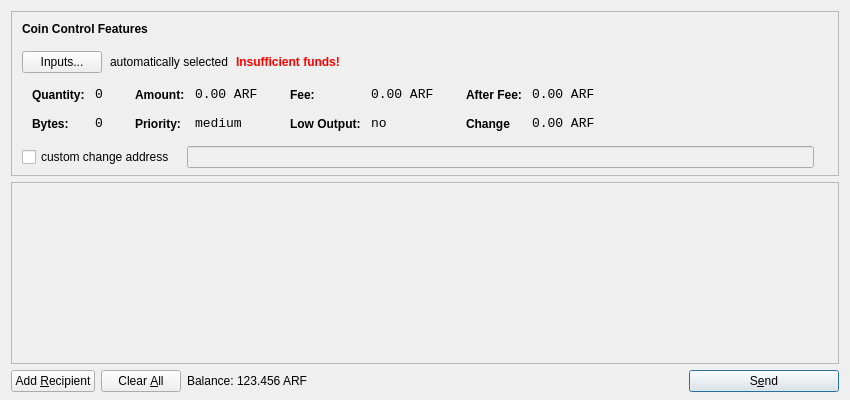
<?xml version="1.0" encoding="UTF-8"?>
<ui version="4.0">
 <class>SendCoinsDialog</class>
 <widget class="QDialog" name="SendCoinsDialog">
  <property name="geometry">
   <rect>
    <x>0</x>
    <y>0</y>
    <width>850</width>
    <height>400</height>
   </rect>
  </property>
  <property name="windowTitle">
   <string>Send Coins</string>
  </property>
  <layout class="QVBoxLayout" name="verticalLayout" stretch="0,1,0">
   <property name="bottomMargin">
    <number>8</number>
   </property>
   <item>
    <widget class="QFrame" name="frameCoinControl">
     <property name="sizePolicy">
      <sizepolicy hsizetype="Expanding" vsizetype="Expanding">
       <horstretch>0</horstretch>
       <verstretch>0</verstretch>
      </sizepolicy>
     </property>
     <property name="maximumSize">
      <size>
       <width>16777215</width>
       <height>16777215</height>
      </size>
     </property>
     <property name="frameShape">
      <enum>QFrame::StyledPanel</enum>
     </property>
     <property name="frameShadow">
      <enum>QFrame::Sunken</enum>
     </property>
     <layout class="QVBoxLayout" name="verticalLayoutCoinControl2">
      <property name="spacing">
       <number>-1</number>
      </property>
      <property name="leftMargin">
       <number>0</number>
      </property>
      <property name="topMargin">
       <number>0</number>
      </property>
      <property name="rightMargin">
       <number>0</number>
      </property>
      <property name="bottomMargin">
       <number>6</number>
      </property>
      <item>
       <layout class="QVBoxLayout" name="verticalLayoutCoinControl" stretch="0,0,0,0,1">
        <property name="spacing">
         <number>0</number>
        </property>
        <property name="leftMargin">
         <number>10</number>
        </property>
        <property name="topMargin">
         <number>10</number>
        </property>
        <item>
         <layout class="QHBoxLayout" name="horizontalLayoutCoinControl1">
          <property name="bottomMargin">
           <number>15</number>
          </property>
          <item>
           <widget class="QLabel" name="labelCoinControlFeatures">
            <property name="sizePolicy">
             <sizepolicy hsizetype="Preferred" vsizetype="Maximum">
              <horstretch>0</horstretch>
              <verstretch>0</verstretch>
             </sizepolicy>
            </property>
            <property name="font">
             <font>
              <weight>75</weight>
              <bold>true</bold>
             </font>
            </property>
            <property name="styleSheet">
             <string notr="true">font-weight:bold;</string>
            </property>
            <property name="text">
             <string>Coin Control Features</string>
            </property>
           </widget>
          </item>
         </layout>
        </item>
        <item>
         <layout class="QHBoxLayout" name="horizontalLayoutCoinControl2" stretch="0,0,0,0">
          <property name="spacing">
           <number>8</number>
          </property>
          <property name="bottomMargin">
           <number>10</number>
          </property>
          <item>
           <widget class="QPushButton" name="pushButtonCoinControl">
            <property name="styleSheet">
             <string notr="true"/>
            </property>
            <property name="text">
             <string>Inputs...</string>
            </property>
           </widget>
          </item>
          <item>
           <widget class="QLabel" name="labelCoinControlAutomaticallySelected">
            <property name="text">
             <string>automatically selected</string>
            </property>
            <property name="margin">
             <number>5</number>
            </property>
           </widget>
          </item>
          <item>
           <widget class="QLabel" name="labelCoinControlInsuffFunds">
            <property name="font">
             <font>
              <weight>75</weight>
              <bold>true</bold>
             </font>
            </property>
            <property name="styleSheet">
             <string notr="true">color:red;font-weight:bold;</string>
            </property>
            <property name="text">
             <string>Insufficient funds!</string>
            </property>
            <property name="margin">
             <number>5</number>
            </property>
           </widget>
          </item>
          <item>
           <spacer name="horizontalSpacerCoinControl">
            <property name="orientation">
             <enum>Qt::Horizontal</enum>
            </property>
            <property name="sizeHint" stdset="0">
             <size>
              <width>40</width>
              <height>1</height>
             </size>
            </property>
           </spacer>
          </item>
         </layout>
        </item>
        <item>
         <widget class="QWidget" name="widgetCoinControl" native="true">
          <property name="sizePolicy">
           <sizepolicy hsizetype="Preferred" vsizetype="Preferred">
            <horstretch>0</horstretch>
            <verstretch>0</verstretch>
           </sizepolicy>
          </property>
          <property name="minimumSize">
           <size>
            <width>0</width>
            <height>0</height>
           </size>
          </property>
          <property name="styleSheet">
           <string notr="true"/>
          </property>
          <layout class="QHBoxLayout" name="horizontalLayoutCoinControl5">
           <property name="margin">
            <number>0</number>
           </property>
           <item>
            <layout class="QHBoxLayout" name="horizontalLayoutCoinControl3" stretch="0,0,0,1">
             <property name="spacing">
              <number>20</number>
             </property>
             <property name="topMargin">
              <number>0</number>
             </property>
             <property name="bottomMargin">
              <number>10</number>
             </property>
             <item>
              <layout class="QFormLayout" name="formLayoutCoinControl1">
               <property name="horizontalSpacing">
                <number>10</number>
               </property>
               <property name="verticalSpacing">
                <number>14</number>
               </property>
               <property name="leftMargin">
                <number>10</number>
               </property>
               <property name="topMargin">
                <number>4</number>
               </property>
               <property name="rightMargin">
                <number>6</number>
               </property>
               <item row="0" column="0">
                <widget class="QLabel" name="labelCoinControlQuantityText">
                 <property name="styleSheet">
                  <string notr="true">font-weight:bold;</string>
                 </property>
                 <property name="text">
                  <string>Quantity:</string>
                 </property>
                 <property name="margin">
                  <number>0</number>
                 </property>
                </widget>
               </item>
               <item row="0" column="1">
                <widget class="QLabel" name="labelCoinControlQuantity">
                 <property name="font">
                  <font>
                   <family>Monospace</family>
                   <pointsize>10</pointsize>
                  </font>
                 </property>
                 <property name="cursor">
                  <cursorShape>IBeamCursor</cursorShape>
                 </property>
                 <property name="contextMenuPolicy">
                  <enum>Qt::ActionsContextMenu</enum>
                 </property>
                 <property name="text">
                  <string>0</string>
                 </property>
                 <property name="margin">
                  <number>0</number>
                 </property>
                 <property name="textInteractionFlags">
                  <set>Qt::LinksAccessibleByMouse|Qt::TextSelectableByKeyboard|Qt::TextSelectableByMouse</set>
                 </property>
                </widget>
               </item>
               <item row="1" column="0">
                <widget class="QLabel" name="labelCoinControlBytesText">
                 <property name="styleSheet">
                  <string notr="true">font-weight:bold;</string>
                 </property>
                 <property name="text">
                  <string>Bytes:</string>
                 </property>
                </widget>
               </item>
               <item row="1" column="1">
                <widget class="QLabel" name="labelCoinControlBytes">
                 <property name="font">
                  <font>
                   <family>Monospace</family>
                   <pointsize>10</pointsize>
                  </font>
                 </property>
                 <property name="cursor">
                  <cursorShape>IBeamCursor</cursorShape>
                 </property>
                 <property name="contextMenuPolicy">
                  <enum>Qt::ActionsContextMenu</enum>
                 </property>
                 <property name="text">
                  <string>0</string>
                 </property>
                 <property name="textInteractionFlags">
                  <set>Qt::LinksAccessibleByMouse|Qt::TextSelectableByKeyboard|Qt::TextSelectableByMouse</set>
                 </property>
                </widget>
               </item>
              </layout>
             </item>
             <item>
              <layout class="QFormLayout" name="formLayoutCoinControl2">
               <property name="horizontalSpacing">
                <number>10</number>
               </property>
               <property name="verticalSpacing">
                <number>14</number>
               </property>
               <property name="leftMargin">
                <number>6</number>
               </property>
               <property name="topMargin">
                <number>4</number>
               </property>
               <property name="rightMargin">
                <number>6</number>
               </property>
               <item row="0" column="0">
                <widget class="QLabel" name="labelCoinControlAmountText">
                 <property name="styleSheet">
                  <string notr="true">font-weight:bold;</string>
                 </property>
                 <property name="text">
                  <string>Amount:</string>
                 </property>
                 <property name="margin">
                  <number>0</number>
                 </property>
                </widget>
               </item>
               <item row="0" column="1">
                <widget class="QLabel" name="labelCoinControlAmount">
                 <property name="font">
                  <font>
                   <family>Monospace</family>
                   <pointsize>10</pointsize>
                  </font>
                 </property>
                 <property name="cursor">
                  <cursorShape>IBeamCursor</cursorShape>
                 </property>
                 <property name="contextMenuPolicy">
                  <enum>Qt::ActionsContextMenu</enum>
                 </property>
                 <property name="text">
                  <string>0.00 ARF</string>
                 </property>
                 <property name="textInteractionFlags">
                  <set>Qt::LinksAccessibleByMouse|Qt::TextSelectableByKeyboard|Qt::TextSelectableByMouse</set>
                 </property>
                </widget>
               </item>
               <item row="1" column="0">
                <widget class="QLabel" name="labelCoinControlPriorityText">
                 <property name="styleSheet">
                  <string notr="true">font-weight:bold;</string>
                 </property>
                 <property name="text">
                  <string>Priority:</string>
                 </property>
                </widget>
               </item>
               <item row="1" column="1">
                <widget class="QLabel" name="labelCoinControlPriority">
                 <property name="font">
                  <font>
                   <family>Monospace</family>
                   <pointsize>10</pointsize>
                  </font>
                 </property>
                 <property name="cursor">
                  <cursorShape>IBeamCursor</cursorShape>
                 </property>
                 <property name="contextMenuPolicy">
                  <enum>Qt::ActionsContextMenu</enum>
                 </property>
                 <property name="text">
                  <string>medium</string>
                 </property>
                 <property name="textInteractionFlags">
                  <set>Qt::LinksAccessibleByMouse|Qt::TextSelectableByKeyboard|Qt::TextSelectableByMouse</set>
                 </property>
                </widget>
               </item>
              </layout>
             </item>
             <item>
              <layout class="QFormLayout" name="formLayoutCoinControl3">
               <property name="horizontalSpacing">
                <number>10</number>
               </property>
               <property name="verticalSpacing">
                <number>14</number>
               </property>
               <property name="leftMargin">
                <number>6</number>
               </property>
               <property name="topMargin">
                <number>4</number>
               </property>
               <property name="rightMargin">
                <number>6</number>
               </property>
               <item row="0" column="0">
                <widget class="QLabel" name="labelCoinControlFeeText">
                 <property name="styleSheet">
                  <string notr="true">font-weight:bold;</string>
                 </property>
                 <property name="text">
                  <string>Fee:</string>
                 </property>
                 <property name="margin">
                  <number>0</number>
                 </property>
                </widget>
               </item>
               <item row="0" column="1">
                <widget class="QLabel" name="labelCoinControlFee">
                 <property name="font">
                  <font>
                   <family>Monospace</family>
                   <pointsize>10</pointsize>
                  </font>
                 </property>
                 <property name="cursor">
                  <cursorShape>IBeamCursor</cursorShape>
                 </property>
                 <property name="contextMenuPolicy">
                  <enum>Qt::ActionsContextMenu</enum>
                 </property>
                 <property name="text">
                  <string>0.00 ARF</string>
                 </property>
                 <property name="textInteractionFlags">
                  <set>Qt::LinksAccessibleByMouse|Qt::TextSelectableByKeyboard|Qt::TextSelectableByMouse</set>
                 </property>
                </widget>
               </item>
               <item row="1" column="0">
                <widget class="QLabel" name="labelCoinControlLowOutputText">
                 <property name="styleSheet">
                  <string notr="true">font-weight:bold;</string>
                 </property>
                 <property name="text">
                  <string>Low Output:</string>
                 </property>
                </widget>
               </item>
               <item row="1" column="1">
                <widget class="QLabel" name="labelCoinControlLowOutput">
                 <property name="font">
                  <font>
                   <family>Monospace</family>
                   <pointsize>10</pointsize>
                  </font>
                 </property>
                 <property name="cursor">
                  <cursorShape>IBeamCursor</cursorShape>
                 </property>
                 <property name="contextMenuPolicy">
                  <enum>Qt::ActionsContextMenu</enum>
                 </property>
                 <property name="text">
                  <string>no</string>
                 </property>
                 <property name="textInteractionFlags">
                  <set>Qt::LinksAccessibleByMouse|Qt::TextSelectableByKeyboard|Qt::TextSelectableByMouse</set>
                 </property>
                </widget>
               </item>
              </layout>
             </item>
             <item>
              <layout class="QFormLayout" name="formLayoutCoinControl4">
               <property name="horizontalSpacing">
                <number>10</number>
               </property>
               <property name="verticalSpacing">
                <number>14</number>
               </property>
               <property name="leftMargin">
                <number>6</number>
               </property>
               <property name="topMargin">
                <number>4</number>
               </property>
               <property name="rightMargin">
                <number>6</number>
               </property>
               <item row="0" column="0">
                <widget class="QLabel" name="labelCoinControlAfterFeeText">
                 <property name="styleSheet">
                  <string notr="true">font-weight:bold;</string>
                 </property>
                 <property name="text">
                  <string>After Fee:</string>
                 </property>
                 <property name="margin">
                  <number>0</number>
                 </property>
                </widget>
               </item>
               <item row="0" column="1">
                <widget class="QLabel" name="labelCoinControlAfterFee">
                 <property name="font">
                  <font>
                   <family>Monospace</family>
                   <pointsize>10</pointsize>
                  </font>
                 </property>
                 <property name="cursor">
                  <cursorShape>IBeamCursor</cursorShape>
                 </property>
                 <property name="contextMenuPolicy">
                  <enum>Qt::ActionsContextMenu</enum>
                 </property>
                 <property name="text">
                  <string>0.00 ARF</string>
                 </property>
                 <property name="textInteractionFlags">
                  <set>Qt::LinksAccessibleByMouse|Qt::TextSelectableByKeyboard|Qt::TextSelectableByMouse</set>
                 </property>
                </widget>
               </item>
               <item row="1" column="0">
                <widget class="QLabel" name="labelCoinControlChangeText">
                 <property name="styleSheet">
                  <string notr="true">font-weight:bold;</string>
                 </property>
                 <property name="text">
                  <string>Change</string>
                 </property>
                </widget>
               </item>
               <item row="1" column="1">
                <widget class="QLabel" name="labelCoinControlChange">
                 <property name="font">
                  <font>
                   <family>Monospace</family>
                   <pointsize>10</pointsize>
                  </font>
                 </property>
                 <property name="cursor">
                  <cursorShape>IBeamCursor</cursorShape>
                 </property>
                 <property name="contextMenuPolicy">
                  <enum>Qt::ActionsContextMenu</enum>
                 </property>
                 <property name="text">
                  <string>0.00 ARF</string>
                 </property>
                 <property name="textInteractionFlags">
                  <set>Qt::LinksAccessibleByMouse|Qt::TextSelectableByKeyboard|Qt::TextSelectableByMouse</set>
                 </property>
                </widget>
               </item>
              </layout>
             </item>
            </layout>
           </item>
          </layout>
         </widget>
        </item>
        <item>
         <layout class="QHBoxLayout" name="horizontalLayoutCoinControl4" stretch="0,0,0">
          <property name="spacing">
           <number>12</number>
          </property>
          <property name="sizeConstraint">
           <enum>QLayout::SetDefaultConstraint</enum>
          </property>
          <property name="topMargin">
           <number>5</number>
          </property>
          <property name="rightMargin">
           <number>5</number>
          </property>
          <item>
           <widget class="QCheckBox" name="checkBoxCoinControlChange">
            <property name="text">
             <string>custom change address</string>
            </property>
           </widget>
          </item>
          <item>
           <widget class="QLineEdit" name="lineEditCoinControlChange">
            <property name="enabled">
             <bool>false</bool>
            </property>
            <property name="sizePolicy">
             <sizepolicy hsizetype="Expanding" vsizetype="Fixed">
              <horstretch>0</horstretch>
              <verstretch>0</verstretch>
             </sizepolicy>
            </property>
           </widget>
          </item>
          <item>
           <widget class="QLabel" name="labelCoinControlChangeLabel">
            <property name="sizePolicy">
             <sizepolicy hsizetype="Preferred" vsizetype="Expanding">
              <horstretch>0</horstretch>
              <verstretch>0</verstretch>
             </sizepolicy>
            </property>
            <property name="minimumSize">
             <size>
              <width>0</width>
              <height>0</height>
             </size>
            </property>
            <property name="text">
             <string/>
            </property>
            <property name="margin">
             <number>3</number>
            </property>
           </widget>
          </item>
         </layout>
        </item>
        <item>
         <spacer name="verticalSpacerCoinControl">
          <property name="orientation">
           <enum>Qt::Vertical</enum>
          </property>
          <property name="sizeHint" stdset="0">
           <size>
            <width>800</width>
            <height>1</height>
           </size>
          </property>
         </spacer>
        </item>
       </layout>
      </item>
     </layout>
    </widget>
   </item>
   <item>
    <widget class="QScrollArea" name="scrollArea">
     <property name="widgetResizable">
      <bool>true</bool>
     </property>
     <widget class="QWidget" name="scrollAreaWidgetContents">
      <property name="geometry">
       <rect>
        <x>0</x>
        <y>0</y>
        <width>830</width>
        <height>165</height>
       </rect>
      </property>
      <layout class="QVBoxLayout" name="verticalLayout_2">
       <property name="margin">
        <number>0</number>
       </property>
       <item>
        <layout class="QVBoxLayout" name="entries">
         <property name="spacing">
          <number>6</number>
         </property>
        </layout>
       </item>
       <item>
        <spacer name="verticalSpacer">
         <property name="orientation">
          <enum>Qt::Vertical</enum>
         </property>
         <property name="sizeHint" stdset="0">
          <size>
           <width>20</width>
           <height>40</height>
          </size>
         </property>
        </spacer>
       </item>
      </layout>
     </widget>
    </widget>
   </item>
   <item>
    <layout class="QHBoxLayout" name="horizontalLayout">
     <item>
      <widget class="QPushButton" name="addButton">
       <property name="toolTip">
        <string>Send to multiple recipients at once</string>
       </property>
       <property name="text">
        <string>Add &amp;Recipient</string>
       </property>
       <property name="icon">
        <iconset resource="../bitcoin.qrc">
         <normaloff>:/icons/add</normaloff>:/icons/add</iconset>
       </property>
       <property name="autoDefault">
        <bool>false</bool>
       </property>
      </widget>
     </item>
     <item>
      <widget class="QPushButton" name="clearButton">
       <property name="sizePolicy">
        <sizepolicy hsizetype="Minimum" vsizetype="Fixed">
         <horstretch>0</horstretch>
         <verstretch>0</verstretch>
        </sizepolicy>
       </property>
       <property name="toolTip">
        <string>Remove all transaction fields</string>
       </property>
       <property name="text">
        <string>Clear &amp;All</string>
       </property>
       <property name="icon">
        <iconset resource="../bitcoin.qrc">
         <normaloff>:/icons/remove</normaloff>:/icons/remove</iconset>
       </property>
       <property name="autoRepeatDelay">
        <number>300</number>
       </property>
       <property name="autoDefault">
        <bool>false</bool>
       </property>
      </widget>
     </item>
     <item>
      <layout class="QHBoxLayout" name="horizontalLayout_2">
       <property name="spacing">
        <number>3</number>
       </property>
       <item>
        <widget class="QLabel" name="label">
         <property name="sizePolicy">
          <sizepolicy hsizetype="Preferred" vsizetype="Fixed">
           <horstretch>0</horstretch>
           <verstretch>0</verstretch>
          </sizepolicy>
         </property>
         <property name="text">
          <string>Balance:</string>
         </property>
        </widget>
       </item>
       <item>
        <widget class="QLabel" name="labelBalance">
         <property name="sizePolicy">
          <sizepolicy hsizetype="Preferred" vsizetype="Fixed">
           <horstretch>0</horstretch>
           <verstretch>0</verstretch>
          </sizepolicy>
         </property>
         <property name="cursor">
          <cursorShape>IBeamCursor</cursorShape>
         </property>
         <property name="text">
          <string>123.456 ARF</string>
         </property>
         <property name="textInteractionFlags">
          <set>Qt::LinksAccessibleByMouse|Qt::TextSelectableByKeyboard|Qt::TextSelectableByMouse</set>
         </property>
        </widget>
       </item>
      </layout>
     </item>
     <item>
      <spacer name="horizontalSpacer">
       <property name="orientation">
        <enum>Qt::Horizontal</enum>
       </property>
       <property name="sizeHint" stdset="0">
        <size>
         <width>40</width>
         <height>20</height>
        </size>
       </property>
      </spacer>
     </item>
     <item>
      <widget class="QPushButton" name="sendButton">
       <property name="minimumSize">
        <size>
         <width>150</width>
         <height>0</height>
        </size>
       </property>
       <property name="toolTip">
        <string>Confirm the send action</string>
       </property>
       <property name="text">
        <string>S&amp;end</string>
       </property>
       <property name="icon">
        <iconset resource="../bitcoin.qrc">
         <normaloff>:/icons/send</normaloff>:/icons/send</iconset>
       </property>
       <property name="default">
        <bool>true</bool>
       </property>
      </widget>
     </item>
    </layout>
   </item>
  </layout>
 </widget>
 <resources>
  <include location="../bitcoin.qrc"/>
 </resources>
 <connections/>
</ui>
